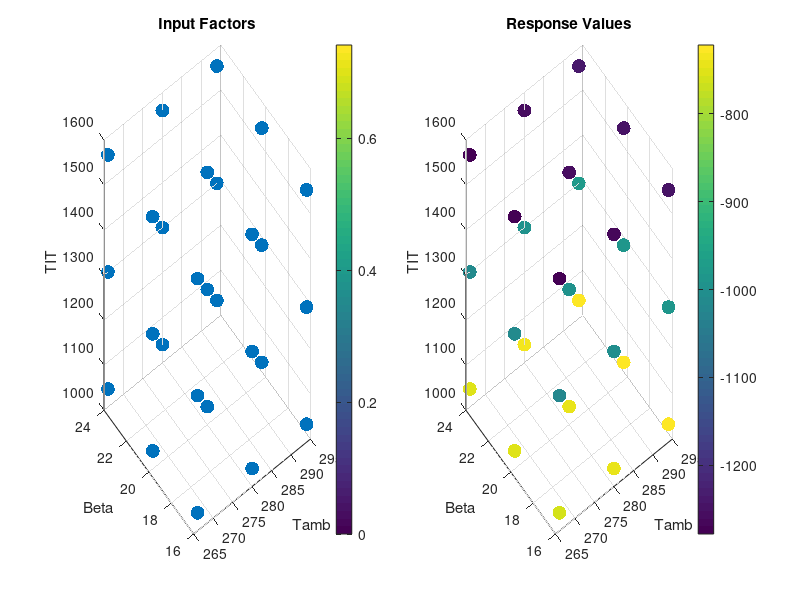

MATLAB code to generate this figure: (Note: this script raises an error after producing the figure.)
%--------------------------------Input---------------------------------
%------------------------------------------------------------------------
% Define minimum, average, and maximum values for each variable
Tamb = [266, 280, 294]; %is the ambient temperature [K]
Beta = [16, 20, 24]; % is the pressure ratio [-]
TIT = [1040, 1300, 1560]; %is the turbine inlet temperature (or combustor exit) [K]

% Create all possible combinations of variable values
[XX, YY, ZZ] = meshgrid(Tamb, Beta, TIT);

% Arrange variable values in vector form
x1 = XX(:);
x2 = YY(:);
x3 = ZZ(:);

% Plot factorial design - inputs
subplot(1, 2, 1);
scatter3(x1, x2, x3, 100, 'filled');
xlabel('Tamb');
ylabel('Beta');
zlabel('TIT');
title('Input Factors');
colorbar;


%--------------------------------Output---------------------------------
%------------------------------------------------------------------------
% Calculate response values 
y_values = x1 + x2 - x3; 

% Plot response values
subplot(1, 2, 2);
scatter3(x1, x2, x3, 100, y_values, 'filled'); % Color based on response values
xlabel('Tamb');
ylabel('Beta');
zlabel('TIT');
title('Response Values');
colorbar;
%------------------------------------------------------------------------
%------------------------------------------------------------------------


% Calculate the number of different cases
num_cases = numel(x1);
disp(['Number of different cases: ', num2str(num_cases)]);

% Response values (here, a constant value is considered for each point)
y = ones(size(x1)); % Put the constant value or desired function here

% ANOVA
tbl = table(x1, x2, x3, y, 'VariableNames', {'Tamb', 'Beta', 'TIT', 'Response'});
model = fitlm(tbl, 'Response ~ Tamb*Beta*TIT');
anova_result = anova(model);

% Identify the variable with the highest effect
effects = anova_result.F(end-3:end-1); % Statistical values of variable effects
[max_effect, max_idx] = max(effects);
max_var = {'Tamb', 'Beta', 'TIT'};
disp(['Variable with the highest effect: ', max_var{max_idx}]);

% Display ANOVA results and variable effects
disp(anova_result);
disp('Variable effects:');
disp(effects);
